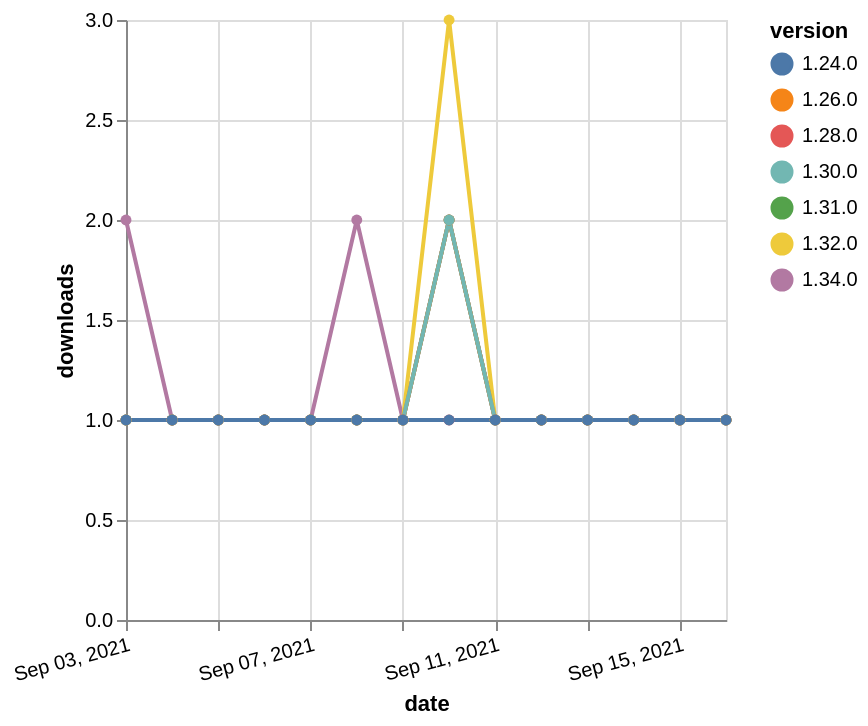

Specify this chart in Vega-Lite:
### Vega-Lite specification from a JSON file in a GitHub repository (floating-point values rounded to 4 significant figures)
{"$schema": "https://vega.github.io/schema/vega-lite/v5.json", "description": "A simple bar chart with embedded data.", "data": {"values": [{"date": "2021-09-03", "total": 130, "delta": 1, "version": "1.31.0"}, {"date": "2021-09-04", "total": 131, "delta": 1, "version": "1.31.0"}, {"date": "2021-09-05", "total": 132, "delta": 1, "version": "1.31.0"}, {"date": "2021-09-06", "total": 133, "delta": 1, "version": "1.31.0"}, {"date": "2021-09-07", "total": 134, "delta": 1, "version": "1.31.0"}, {"date": "2021-09-08", "total": 135, "delta": 1, "version": "1.31.0"}, {"date": "2021-09-09", "total": 136, "delta": 1, "version": "1.31.0"}, {"date": "2021-09-10", "total": 138, "delta": 2, "version": "1.31.0"}, {"date": "2021-09-11", "total": 139, "delta": 1, "version": "1.31.0"}, {"date": "2021-09-12", "total": 140, "delta": 1, "version": "1.31.0"}, {"date": "2021-09-13", "total": 141, "delta": 1, "version": "1.31.0"}, {"date": "2021-09-14", "total": 142, "delta": 1, "version": "1.31.0"}, {"date": "2021-09-15", "total": 143, "delta": 1, "version": "1.31.0"}, {"date": "2021-09-16", "total": 144, "delta": 1, "version": "1.31.0"}, {"date": "2021-09-03", "total": 114, "delta": 2, "version": "1.34.0"}, {"date": "2021-09-04", "total": 115, "delta": 1, "version": "1.34.0"}, {"date": "2021-09-05", "total": 116, "delta": 1, "version": "1.34.0"}, {"date": "2021-09-06", "total": 117, "delta": 1, "version": "1.34.0"}, {"date": "2021-09-07", "total": 118, "delta": 1, "version": "1.34.0"}, {"date": "2021-09-08", "total": 120, "delta": 2, "version": "1.34.0"}, {"date": "2021-09-09", "total": 121, "delta": 1, "version": "1.34.0"}, {"date": "2021-09-10", "total": 123, "delta": 2, "version": "1.34.0"}, {"date": "2021-09-11", "total": 124, "delta": 1, "version": "1.34.0"}, {"date": "2021-09-12", "total": 125, "delta": 1, "version": "1.34.0"}, {"date": "2021-09-13", "total": 126, "delta": 1, "version": "1.34.0"}, {"date": "2021-09-14", "total": 127, "delta": 1, "version": "1.34.0"}, {"date": "2021-09-15", "total": 128, "delta": 1, "version": "1.34.0"}, {"date": "2021-09-16", "total": 129, "delta": 1, "version": "1.34.0"}, {"date": "2021-09-03", "total": 167, "delta": 1, "version": "1.32.0"}, {"date": "2021-09-04", "total": 168, "delta": 1, "version": "1.32.0"}, {"date": "2021-09-05", "total": 169, "delta": 1, "version": "1.32.0"}, {"date": "2021-09-06", "total": 170, "delta": 1, "version": "1.32.0"}, {"date": "2021-09-07", "total": 171, "delta": 1, "version": "1.32.0"}, {"date": "2021-09-08", "total": 172, "delta": 1, "version": "1.32.0"}, {"date": "2021-09-09", "total": 173, "delta": 1, "version": "1.32.0"}, {"date": "2021-09-10", "total": 176, "delta": 3, "version": "1.32.0"}, {"date": "2021-09-11", "total": 177, "delta": 1, "version": "1.32.0"}, {"date": "2021-09-12", "total": 178, "delta": 1, "version": "1.32.0"}, {"date": "2021-09-13", "total": 179, "delta": 1, "version": "1.32.0"}, {"date": "2021-09-14", "total": 180, "delta": 1, "version": "1.32.0"}, {"date": "2021-09-15", "total": 181, "delta": 1, "version": "1.32.0"}, {"date": "2021-09-16", "total": 182, "delta": 1, "version": "1.32.0"}, {"date": "2021-09-03", "total": 168, "delta": 1, "version": "1.28.0"}, {"date": "2021-09-04", "total": 169, "delta": 1, "version": "1.28.0"}, {"date": "2021-09-05", "total": 170, "delta": 1, "version": "1.28.0"}, {"date": "2021-09-06", "total": 171, "delta": 1, "version": "1.28.0"}, {"date": "2021-09-07", "total": 172, "delta": 1, "version": "1.28.0"}, {"date": "2021-09-08", "total": 173, "delta": 1, "version": "1.28.0"}, {"date": "2021-09-09", "total": 174, "delta": 1, "version": "1.28.0"}, {"date": "2021-09-10", "total": 175, "delta": 1, "version": "1.28.0"}, {"date": "2021-09-11", "total": 176, "delta": 1, "version": "1.28.0"}, {"date": "2021-09-12", "total": 177, "delta": 1, "version": "1.28.0"}, {"date": "2021-09-13", "total": 178, "delta": 1, "version": "1.28.0"}, {"date": "2021-09-14", "total": 179, "delta": 1, "version": "1.28.0"}, {"date": "2021-09-15", "total": 180, "delta": 1, "version": "1.28.0"}, {"date": "2021-09-16", "total": 181, "delta": 1, "version": "1.28.0"}, {"date": "2021-09-03", "total": 174, "delta": 1, "version": "1.26.0"}, {"date": "2021-09-04", "total": 175, "delta": 1, "version": "1.26.0"}, {"date": "2021-09-05", "total": 176, "delta": 1, "version": "1.26.0"}, {"date": "2021-09-06", "total": 177, "delta": 1, "version": "1.26.0"}, {"date": "2021-09-07", "total": 178, "delta": 1, "version": "1.26.0"}, {"date": "2021-09-08", "total": 179, "delta": 1, "version": "1.26.0"}, {"date": "2021-09-09", "total": 180, "delta": 1, "version": "1.26.0"}, {"date": "2021-09-10", "total": 182, "delta": 2, "version": "1.26.0"}, {"date": "2021-09-11", "total": 183, "delta": 1, "version": "1.26.0"}, {"date": "2021-09-12", "total": 184, "delta": 1, "version": "1.26.0"}, {"date": "2021-09-13", "total": 185, "delta": 1, "version": "1.26.0"}, {"date": "2021-09-14", "total": 186, "delta": 1, "version": "1.26.0"}, {"date": "2021-09-15", "total": 187, "delta": 1, "version": "1.26.0"}, {"date": "2021-09-16", "total": 188, "delta": 1, "version": "1.26.0"}, {"date": "2021-09-03", "total": 152, "delta": 1, "version": "1.30.0"}, {"date": "2021-09-04", "total": 153, "delta": 1, "version": "1.30.0"}, {"date": "2021-09-05", "total": 154, "delta": 1, "version": "1.30.0"}, {"date": "2021-09-06", "total": 155, "delta": 1, "version": "1.30.0"}, {"date": "2021-09-07", "total": 156, "delta": 1, "version": "1.30.0"}, {"date": "2021-09-08", "total": 157, "delta": 1, "version": "1.30.0"}, {"date": "2021-09-09", "total": 158, "delta": 1, "version": "1.30.0"}, {"date": "2021-09-10", "total": 160, "delta": 2, "version": "1.30.0"}, {"date": "2021-09-11", "total": 161, "delta": 1, "version": "1.30.0"}, {"date": "2021-09-12", "total": 162, "delta": 1, "version": "1.30.0"}, {"date": "2021-09-13", "total": 163, "delta": 1, "version": "1.30.0"}, {"date": "2021-09-14", "total": 164, "delta": 1, "version": "1.30.0"}, {"date": "2021-09-15", "total": 165, "delta": 1, "version": "1.30.0"}, {"date": "2021-09-16", "total": 166, "delta": 1, "version": "1.30.0"}, {"date": "2021-09-03", "total": 214, "delta": 1, "version": "1.24.0"}, {"date": "2021-09-04", "total": 215, "delta": 1, "version": "1.24.0"}, {"date": "2021-09-05", "total": 216, "delta": 1, "version": "1.24.0"}, {"date": "2021-09-06", "total": 217, "delta": 1, "version": "1.24.0"}, {"date": "2021-09-07", "total": 218, "delta": 1, "version": "1.24.0"}, {"date": "2021-09-08", "total": 219, "delta": 1, "version": "1.24.0"}, {"date": "2021-09-09", "total": 220, "delta": 1, "version": "1.24.0"}, {"date": "2021-09-10", "total": 221, "delta": 1, "version": "1.24.0"}, {"date": "2021-09-11", "total": 222, "delta": 1, "version": "1.24.0"}, {"date": "2021-09-12", "total": 223, "delta": 1, "version": "1.24.0"}, {"date": "2021-09-13", "total": 224, "delta": 1, "version": "1.24.0"}, {"date": "2021-09-14", "total": 225, "delta": 1, "version": "1.24.0"}, {"date": "2021-09-15", "total": 226, "delta": 1, "version": "1.24.0"}, {"date": "2021-09-16", "total": 227, "delta": 1, "version": "1.24.0"}]}, "width": "container", "mark": {"type": "line", "point": {"filled": true}}, "encoding": {"x": {"field": "date", "type": "temporal", "timeUnit": "yearmonthdate", "title": "date", "axis": {"labelAngle": -15}}, "y": {"field": "delta", "type": "quantitative", "title": "downloads"}, "color": {"field": "version", "type": "nominal"}, "tooltip": {"field": "delta"}}}
